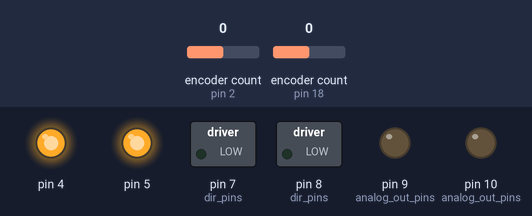
A sketch run on a simulated Arduino Mega 2560, built with avr-gcc and run on an emulated ATmega2560. Shown: switched loads named in the sketch (green lamp = pin HIGH), output pins drawn as LEDs (lit = HIGH). Inputs (shaded band) come from the test bench; at power-on: encoder count (sensors on pin 2, pin 18) 0. What the sketch prints to the serial monitor is not drawn.

Above: at 1.2 s.
1.3 s: encoder count (sensor on pin 2) set to 1
At 2.4 s:
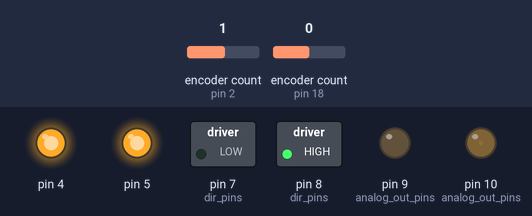
2.8 s: encoder count (sensor on pin 18) set to 1
At 3.5 s:
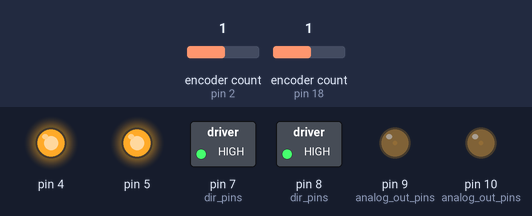
4.3 s: encoder count (sensor on pin 2) set to 0
At 4.7 s:
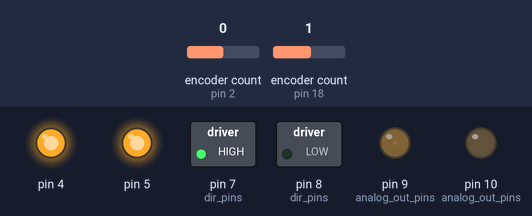
5.8 s: encoder count (sensor on pin 2) set to -1
At 7.0 s:
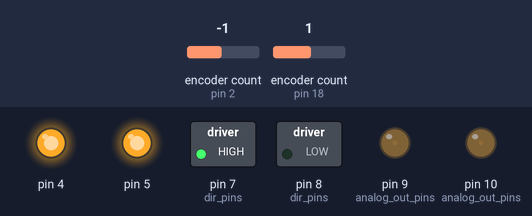
7.3 s: encoder count (sensor on pin 18) set to 0
At 8.2 s:
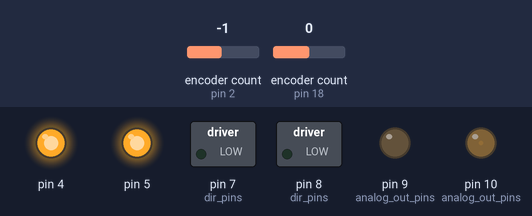
8.8 s: encoder count (sensor on pin 18) set to -1
At 9.3 s:
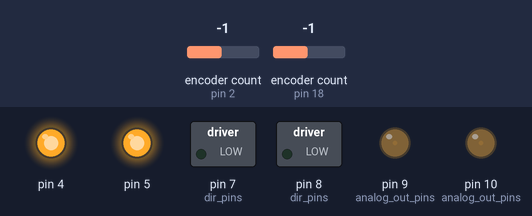
Timing chart, 0 to 11.3 s (numbered marks = the images above; inputs shaded):
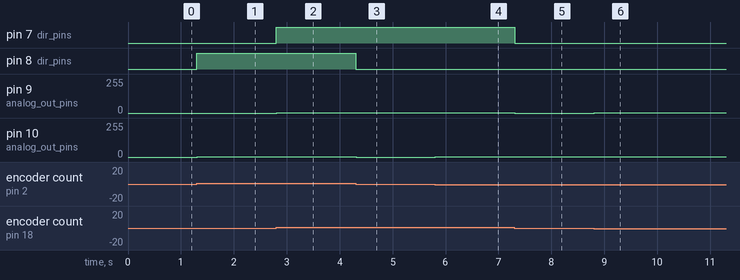

The sketch:

RobotLib.ino
```cpp
#include "Arduino.h"
#include "RobotLib/Robot/Actuator.hpp"
#include "RobotLib/Robot/Robot.hpp"
#include "RobotLib/Control/PD_Controller.hpp"
#include "RobotLib/Control/Filter.hpp"
#include "RobotLib/Utility/Timer.hpp"
// #include "Plotter.h"

float angles[2];
char buff[sizeof(angles)];

float positions[2] = {0.0, 0.0};

const int n_joints = 2;

// // Actuator variables
// // Actuator *actuators[n_joints];
unsigned char actuator_ens[]    = {4, 5};
unsigned char current_pins[]    = {A1, A0};
unsigned char fault_pins[]      = {12, 6};
unsigned char dir_pins[]        = {8, 7};
float         motor_kts[]       = {0.6/2.1, 0.6/2.1};
float         max_torques[]     = {1.0, 1.0};
float         v_a_ratio[]       = {1.0, 1.0};
unsigned char analog_out_pins[] = {10, 9};
int           fault_levels[]    = {0, 0};
bool          flip_dirs[]       = {false, false};

// // PositionSensor variables
// // PositionSensor *positionsensors[n_joints];
unsigned char encoder_pins[n_joints][2] = {{2, 3},{18, 19}};
float         encoder_cprs[n_joints]    = {2248.8576, 2248.8576};

// // Joint variables
// // Joint *joints[n_joints];

// // PD Controller Variables
// // PD_Controller *pd_controllers[n_joints];
float p_vals[]      = {0.01, 0.01};
float d_vals[]      = {0.002, 0.002};
float pd_flip_dir[] = {true, true};

float ref[n_joints]             = {0.0, 0.0};
float command_torques[n_joints] = {0.0, 0.0};

Timer timer(0.005, Serial);

float current_time = 0.0;

bool stop = false;

// // Robot* robot;
// Robot robot;

Actuator actuators[] = {Actuator(actuator_ens[0], current_pins[0],fault_pins[0],dir_pins[0],motor_kts[0],max_torques[0],v_a_ratio[0],analog_out_pins[0],fault_levels[0],flip_dirs[0],Serial),Actuator(actuator_ens[1], current_pins[1],fault_pins[1],dir_pins[1],motor_kts[1],max_torques[1],v_a_ratio[1],analog_out_pins[1],fault_levels[1],flip_dirs[1],Serial)};

PositionSensor positionsensors[] = {PositionSensor(encoder_pins[0],encoder_cprs[0],Serial),PositionSensor(encoder_pins[1],encoder_cprs[1],Serial)};

Joint joints[] = {Joint(positionsensors[0],actuators[0],Serial),Joint(positionsensors[1],actuators[1],Serial)};

PD_Controller pd_controllers[] = {PD_Controller(p_vals[0],d_vals[0],pd_flip_dir[0]),PD_Controller(p_vals[1],d_vals[1],pd_flip_dir[1])};

Robot robot(joints, n_joints, Serial);

double pos;
// Plotter p;

void setup(){

    // p.Begin();
    // p.AddTimeGraph( "Position vs time", 500, "position", pos );

    // for (size_t i = 0; i < n_joints; i++){
    //     actuators[i] = new Actuator(actuator_ens[i],
    //                                 current_pins[i],
    //                                 fault_pins[i],
    //                                 dir_pins[i],
    //                                 motor_kts[i],
    //                                 max_torques[i],
    //                                 v_a_ratio[i],
    //                                 analog_out_pins[i],
    //                                 fault_levels[i],
    //                                 flip_dirs[i]);
    // }

    // for (size_t i = 0; i < n_joints; i++){
    //     positionsensors[i] = new PositionSensor(encoder_pins[i],
    //                                             encoder_cprs[i]);
    // }

    // for (size_t i = 0; i < n_joints; i++){
    //     joints[i] = new Joint(positionsensors[i],
    //                           actuators[i]);
    // }

    // for (size_t i = 0; i < n_joints; i++){
    //     pd_controllers[i] = new PD_Controller(p_vals[i],
    //                                           d_vals[i],
    //                                           pd_flip_dir[i]);
    // }

    Serial.begin(9600);
    Serial.println("Serial open");

    robot.enable();

    timer.start();
}

void loop(){
    while(!stop){
        if(Serial.available() != 0){
            Serial.readBytes(buff,sizeof(angles)); // read the input
            memcpy(&angles[0],&buff[0],sizeof(angles));
            ref[0] = angles[0];
            ref[1] = angles[1];

            positions[0] = robot.get_position(0);
            positions[1] = robot.get_position(1);
            Serial.write((char *)&positions[0],sizeof(positions));
        }


        robot.update_joints();

        for (size_t i = 0; i < n_joints; i++){
            command_torques[i] = 1.0*pd_controllers[i].CalcTorque(robot.get_position(i),robot.get_velocity(i),ref[i],0.0);
        }

        robot.set_torques(command_torques);

        current_time = timer.wait();
    }
    while(true){
        if(Serial){
            Serial.println("Code has ended");
        }
    }
}
```

Filter.hpp
```cpp
#ifndef Filter_h
#define Filter_h

class  FilterBuLp2
{
  public:
    FilterBuLp2();
  private:
    float v[3];
  public:
    float step(float x);
};

#endif
```

PD_Controller.hpp
```cpp
// ensure this library description is only included once
#ifndef PD_Controller_h
#define PD_Controller_h

// library interface description
class PD_Controller
{
  // user-accessible "public" interface
  public:
    PD_Controller(float P, float D, bool flip_dir_);

    float CalcTorque(float pos, float vel, float pos_d, float vel_d);

  // library-accessible "private" interface
  private:
    float kp;
    float kd;
    bool flip_dir;
};

#endif
```

Actuator.hpp
```cpp
#ifndef Actuator_h
#define Actuator_h

#include "Arduino.h"

class Actuator
{
private:

    float motor_kt;
    float max_torque;
    float v_a_ratio;
    unsigned char analog_out_pin;
    float torque;
    unsigned char fault_pin;
    int fault_level;
    bool flip_dir;
    unsigned char dir_pin;
    unsigned char current_pin;
    int actuator_en;
    bool enabled;
    Print *printer;

public:
    Actuator(unsigned char actuator_en_, unsigned char current_pin_, unsigned char fault_pin_, unsigned char dir_pin_, float motor_kt_, float max_torque_, float v_a_ratio_, int analog_out_pin_, int fault_level_, bool flip_dir_, Print &printer_);

    ~Actuator();

    void set_torque(float torque_);

    void enable();

    void disable();

    float get_torque();

    bool get_fault();

};

#endif
```

Joint.hpp
```cpp
// ensure this library description is only included once
#ifndef Joint_h
#define Joint_h

#include "Encoder.h"
#include "DualTB9051FTGMotorShield.h"
#include "RobotLib/Robot/PositionSensor.hpp"
#include "RobotLib/Robot/Actuator.hpp"

// library interface description
class Joint
{
  // user-accessible "public" interface
  public:
    Joint(PositionSensor &position_sensor_, Actuator &actuator_, Print &printer_);

    Joint() = default;

    void enable();

    void disable();

    void set_torque(float torque_);

    float get_position();

    float get_velocity();

    void update_pos_vel();

    bool get_fault();

    void print_test();

  // library-accessible "private" interface
  private:
    PositionSensor* position_sensor;
    Actuator* actuator;
    double position;
    double velocity;
    Print *printer;
};

#endif
```

PositionSensor.hpp
```cpp
#ifndef PositionSensor_h
#define PositionSensor_h

#include "Encoder.h"
#include "RobotLib/Control/Filter.hpp"

class PositionSensor{

    public:
        PositionSensor(unsigned char encoder_pins[], float encoder_cpr_, Print &printer_);

        void update();

        void update_position();

        void update_velocity();

        float get_position();

        float get_velocity();

        bool get_faults();
    private:
        unsigned char encoder_a;
        unsigned char encoder_b;
        float encoder_cpr;
        float position;
        float last_position;
        float velocity;
        unsigned long int last_time;
        Encoder encoder;
        FilterBuLp2 filter;
        Print *printer;
};

#endif
```

Robot.hpp
```cpp
#ifndef Robot_h
#define Robot_h

#include "Arduino.h"
#include "RobotLib/Robot/Joint.hpp"

class Robot
{
    public:
        Robot(Joint* joints_, int size, Print &printer_);
        ~Robot();

        void update_joints();

        float* get_positions();

        float* get_velocities();

        float* get_torques();

        bool get_faults();

        float get_position(int joint_ind_);

        float get_velocity(int joint_ind_);

        void set_torques(float command_torques_[]);

        void enable();

        void disable();
    private:
        int num_joints;
        float *positions;
        float *velocities;
        float *torques;
        Print *printer;
        Joint *joints;
};

#endif
```

Timer.hpp
```cpp
#ifndef Timer_h
#define Timer_h

#include "Arduino.h"

class Timer
{
private:
    float period;
    float period_micros;
    unsigned long int last_time_micros;
    unsigned long int current_time_micros;
    unsigned long int start_time_micros;
    Print *printer;

public:
    Timer(float period_, Print &printer_);
    ~Timer();

    void start();
    float wait();
};

// TODO ADD HERTZ, MILLISECONDS, SECONDS, etc option

#endif
```

Filter.cpp
```cpp
#include "RobotLib/Control/Filter.hpp"

// //Low pass butterworth filter order=2 alpha1=0.2
// class  FilterBuLp2
// {
//   public:
//     FilterBuLp2()
//     {
//       v[0]=0.0;
//       v[1]=0.0;
//     }
//   private:
//     float v[3];
//   public:
//     float step(float x) //class II
//     {
//       v[0] = v[1];
//       v[1] = v[2];
//       v[2] = (3.621681514928615665e-3 * x)
//          + (-0.83718165125602272969 * v[0])
//          + (1.82269492519630826877 * v[1]);
//       return
//          (v[0] + v[2])
//         +2 * v[1];
//     }
// };

FilterBuLp2::FilterBuLp2()
{
  v[0]=0.0;
  v[1]=0.0;
}

float FilterBuLp2::step(float x) //class II
		{
			v[0] = v[1];
			v[1] = v[2];
			v[2] = (1.000000000000000000e+0 * x)
				 + (-1.00000000000000000000 * v[0])
				 + (-2.00000000000000000000 * v[1]);
			return
				 (v[0] + v[2])
				+2 * v[1];
		}
```

PD_Controller.cpp
```cpp
#include "RobotLib/Control/PD_Controller.hpp"

// Constructor /////////////////////////////////////////////////////////////////
// Function that handles the creation and setup of instances

PD_Controller::PD_Controller(float kp_, float kd_, bool flip_dir_):
  kp(kp_),
  kd(kd_),
  flip_dir(flip_dir_)
  {
  }

// Public Methods //////////////////////////////////////////////////////////////
// Functions available in Wiring sketches, this library, and other libraries

float PD_Controller::CalcTorque(float pos, float vel, float pos_d, float vel_d)
{
  float pos_error = pos-pos_d;
  float vel_error = vel-vel_d;
  if (flip_dir){
    return -1.0 * (kp*pos_error + kd*vel_error);
  }
  return (kp*pos_error + kd*vel_error);
}
```

Actuator.cpp
```cpp
#include "RobotLib/Robot/Actuator.hpp"
#include "Arduino.h"

Actuator::Actuator(unsigned char actuator_en_, unsigned char current_pin_, unsigned char fault_pin_, unsigned char dir_pin_, float motor_kt_, float max_torque_, float v_a_ratio_, int analog_out_pin_, int fault_level_, bool flip_dir_, Print &printer_):
    motor_kt(motor_kt_),
    max_torque(max_torque_),
    v_a_ratio(v_a_ratio_),
    analog_out_pin(analog_out_pin_),
    torque(0.0),
    fault_pin(fault_pin_),
    fault_level(fault_level_),
    flip_dir(flip_dir_),
    dir_pin(dir_pin_),
    current_pin(current_pin_),
    actuator_en(actuator_en_),
    printer(&printer_)
    {
        pinMode(dir_pin,OUTPUT);
        pinMode(actuator_en, OUTPUT);
        pinMode(fault_pin, INPUT_PULLUP);
        pinMode(analog_out_pin, OUTPUT);
        pinMode(current_pin, INPUT);
        // if(Serial){
            // printer->println("HERE");
        // }
    }

Actuator::~Actuator(){
    enabled = false;
    disable();
}

void Actuator::enable(){
    digitalWrite(actuator_en, HIGH);
    enabled = true;
    set_torque(0.0);
}

void Actuator::disable(){
    digitalWrite(actuator_en, LOW);
}

float Actuator::get_torque(){
    return torque;
}

void Actuator::set_torque(float torque_){
    if (enabled){
        if(flip_dir){
            torque_ = torque_ * -1.0;
        }
        if (torque_ < 0){
            torque_ = -1.0 * torque_;
            digitalWrite(dir_pin, HIGH);
        }
        else{
            digitalWrite(dir_pin, LOW);
        }

        torque = constrain(torque_,-1.0*max_torque,max_torque);
        float amps_out = torque/motor_kt; // Nm/(Nm/A) = A
        float volts_out = amps_out/v_a_ratio; // A/(V/A) = V
        int pwm_out = int(volts_out/5.0*255.0);
        analogWrite(analog_out_pin, pwm_out);
    }
}

bool Actuator::get_fault(){
    return (digitalRead(fault_pin) == fault_level);
}
```

Joint.cpp
```cpp
#include "Encoder.h"
#include "DualTB9051FTGMotorShield.h"
#include "RobotLib/Control/PD_Controller.hpp"
#include "RobotLib/Robot/Joint.hpp"
#include "RobotLib/Control/Filter.hpp"
#include "RobotLib/Robot/Actuator.hpp"

// Constructor /////////////////////////////////////////////////////////////////
// Function that handles the creation and setup of instances

Joint::Joint(PositionSensor &position_sensor_, Actuator &actuator_, Print &printer_):
  // initialize variables
  position_sensor(&position_sensor_),
  actuator(&actuator_),
  position(0.0),
  velocity(0.0),
  printer(&printer_)
  {

  };

  void Joint::enable(){
    actuator->enable();
  }

  void Joint::disable(){
    actuator->disable();
  }

  void Joint::update_pos_vel(){
    position_sensor->update();
    position = position_sensor->get_position();
    velocity = position_sensor->get_velocity();
  }

  float Joint::get_position(){
    return position_sensor->get_position();
  }

  float Joint::get_velocity(){
    return position_sensor->get_velocity();
  }

  void Joint::set_torque(float torque_){
    actuator->set_torque(torque_);
  }

  bool Joint::get_fault(){
    return actuator->get_fault();
  }

  void Joint::print_test(){
    // printer->println("test");
  }
```

PositionSensor.cpp
```cpp
#include "RobotLib/Robot/PositionSensor.hpp"
#include "Encoder.h"

PositionSensor::PositionSensor(unsigned char encoder_pins[], float encoder_cpr_, Print &printer_):
    encoder_a(encoder_pins[0]),
    encoder_b(encoder_pins[1]),
    encoder_cpr(encoder_cpr_),
    position(0.0),
    last_position(0.0),
    velocity(0.0),
    last_time(0.0),
    encoder(encoder_a,encoder_b),
    filter(),
    printer(&printer_)
    {

    }

void PositionSensor::update(){
    update_position();
    update_velocity();
}

void PositionSensor::update_position(){
    position = encoder.read()/encoder_cpr*360;
}

void PositionSensor::update_velocity(){
    unsigned long int current_time = micros();
    // printer->println(current_time-last_time);
    velocity = (position-last_position)/float(current_time-last_time)*1000000.0;
    velocity = filter.step(velocity);
    last_time = current_time;
    last_position = position;
}

float PositionSensor::get_position(){
    return position;
}

float PositionSensor::get_velocity(){
    return velocity;
}
```

Robot.cpp
```cpp
#include "RobotLib/Robot/Robot.hpp"
#include "RobotLib/Robot/Joint.hpp"

Robot::Robot(Joint* joints_, int size, Print &printer_):
    num_joints(size),
    printer(&printer_),
    joints(joints_)
    {
        joints = new Joint[size];
        positions = new float[size];
        velocities = new float[size];
        torques = new float[size];

        for (auto i = 0; i < size; i++){
            joints[i] = joints_[i];
            positions[i] = 0.0;
            velocities[i] = 0.0;
            torques[i] = 0.0;
        }
    }

Robot::~Robot()
{
    delete[] joints;
}

void Robot::update_joints(){
    for (auto i = 0; i < num_joints; i++){
        joints[i].update_pos_vel();
        positions[i]=joints[i].get_position();
        velocities[i]=joints[i].get_velocity();
    }
}

float* Robot::get_positions(){
    return positions;
}

float* Robot::get_velocities(){
    return velocities;
}

float Robot::get_position(int joint_ind_){
    if (joint_ind_ < num_joints){
        return joints[joint_ind_].get_position();
    }
    else{
        if(Serial){
            // printer->println("joint index out of bounds, providing 0 position");
        }
        return 0.0;
    }
}

float Robot::get_velocity(int joint_ind_){
    if (joint_ind_ < num_joints){
        return joints[joint_ind_].get_velocity();
    }
    else{
        if(Serial){
            // printer->println("joint index out of bounds, providing 0 velocity");
        }
        return 0.0;
    }
}

float* Robot::get_torques(){
    return torques;
}

void Robot::set_torques(float command_torques_[]){
    for (auto i = 0; i < num_joints; i++){
        torques[i] = command_torques_[i];
        joints[i].set_torque(torques[i]);
    }
}

void Robot::enable(){
    for (auto i = 0; i < num_joints; i++){
        joints[i].enable();
    }
    // if(Serial){
    //     printer->println("Robot enabled");
    // }
}

void Robot::disable(){
    for (auto i = 0; i < num_joints; i++){
        joints[i].disable();
    }
}

bool Robot::get_faults(){
    for (auto i = 0; i < num_joints; i++){
        if (joints[i].get_fault()){
            disable();
            return true;
        }
    }
    return false;
}
```

Timer.cpp
```cpp
#include "RobotLib/Utility/Timer.hpp"
#include "Arduino.h"

Timer::Timer(float period_, Print &printer_):
    period(period_),
    last_time_micros(0),
    current_time_micros(0),
    start_time_micros(0),
    printer(&printer_)
{
    period_micros = period*1000000.0;
}

Timer::~Timer()
{
}

void Timer::start(){
    start_time_micros = micros();
    last_time_micros = start_time_micros;
}

float Timer::wait(){
    // int timer_in_loop_start_micros = micros();
    bool waiting = true;
    while(waiting){
        current_time_micros = micros();
        if ((current_time_micros - last_time_micros) > int(period_micros)){
            waiting = false;
            // printer->print(period_micros);
            // printer->print(", ");
            // printer->println(current_time_micros - last_time_micros);
            last_time_micros = current_time_micros;
        }
        else{
            // printer->print("waiting...");
        }
    }
    // int timer_in_loop_stop_micros = micros();
    // printer->print("timer in-function time: ");
    // printer->println(timer_in_loop_stop_micros - timer_in_loop_start_micros);
    return current_time_micros / 1000000.0;
}
```

Measured:
- after the input at 1.3 s, pin 8 (dir_pins): LOW → HIGH at once; pin 10 (analog_out_pins): 0/255 → 1/255 at once
- after the input at 2.8 s, pin 7 (dir_pins): LOW → HIGH at once; pin 9 (analog_out_pins): 0/255 → 1/255 at once
- after the input at 4.3 s, pin 8 (dir_pins): HIGH → LOW at once; pin 10 (analog_out_pins): 1/255 → 0/255 at once
- after the input at 5.8 s, pin 10 (analog_out_pins): 0/255 → 1/255 at once
- after the input at 7.3 s, pin 7 (dir_pins): HIGH → LOW at once; pin 9 (analog_out_pins): 1/255 → 0/255 at once
- after the input at 8.8 s, pin 9 (analog_out_pins): 0/255 → 1/255 at once
